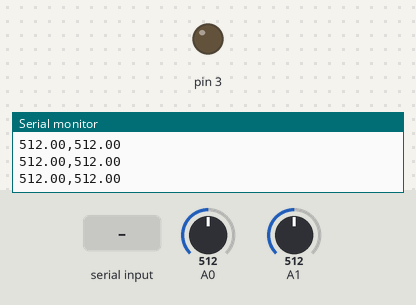
This sketch was run on a simulated Arduino Uno, built with avr-gcc and run on an emulated ATmega328P. On the bench: output pins drawn as LEDs (lit = HIGH), the last lines printed to the serial monitor. The test bench sets the inputs (shaded band); at power-on: A0 = 512, A1 = 512.

Above: at 1.2 s.
1.3 s: "a" received over Serial
At 2.1 s:
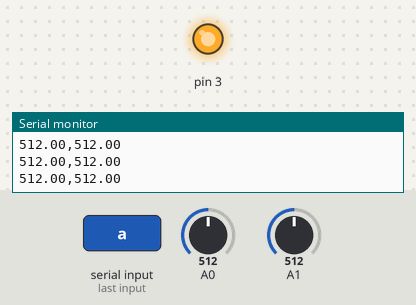
2.8 s: A0 set to 984
4.3 s: A0 set to 1018
7.3 s: "b" received over Serial
At 8.7 s:
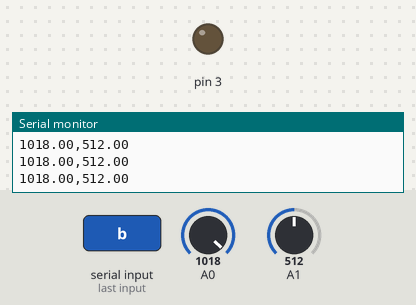
Timing chart, 0 to 9.8 s (numbered marks = the images above; inputs shaded):
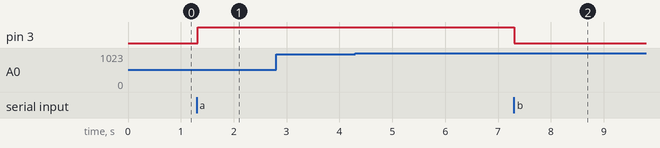

Measured:
- after the input at 1.3 s, pin 3: LOW → HIGH at once
- after the input at 7.3 s, pin 3: HIGH → LOW at once

The sketch:

ComunicacionUnity.ino
```cpp
char input;
float pot1;
float pot2;

void setup()
{
  Serial.begin(9600);
  pinMode(3, OUTPUT);
}

void loop()
{
  SendData();
  ReceiveData();
}

void ReceiveData()
{
  if(Serial.available() > 0)
  {
    input = Serial.read();

    if(input == 'a')
      digitalWrite(3, HIGH);
    else if(input == 'b')
      digitalWrite(3, LOW);
  }
}

void SendData()
{
  pot1 = analogRead(A0);
  pot2 = analogRead(A1);

  Serial.print(pot1);
  Serial.print(",");
  Serial.println(pot2);
  delay(10);
}
```
